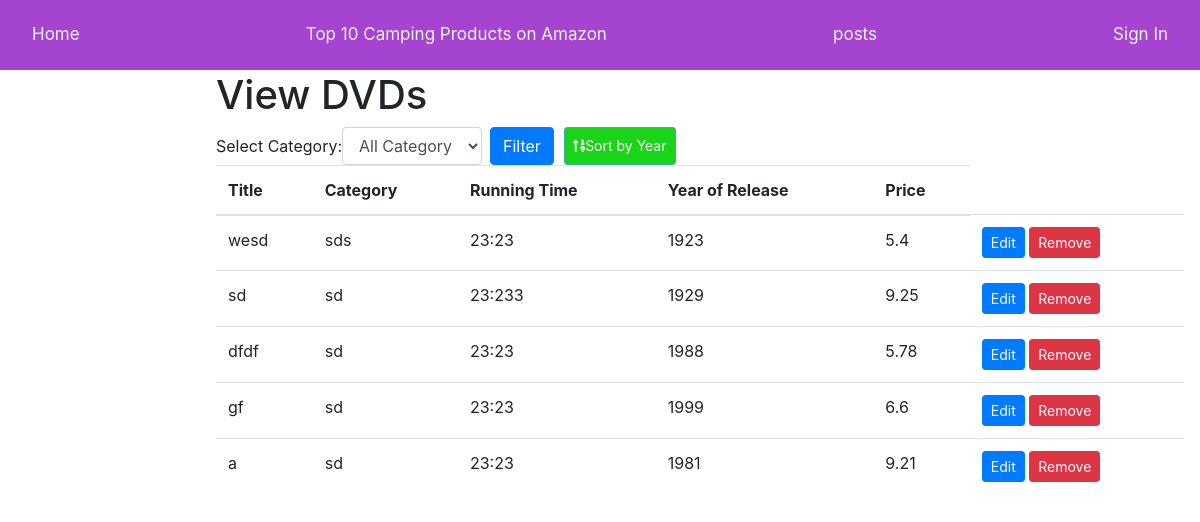
Before: /view-dvds with the older database file.
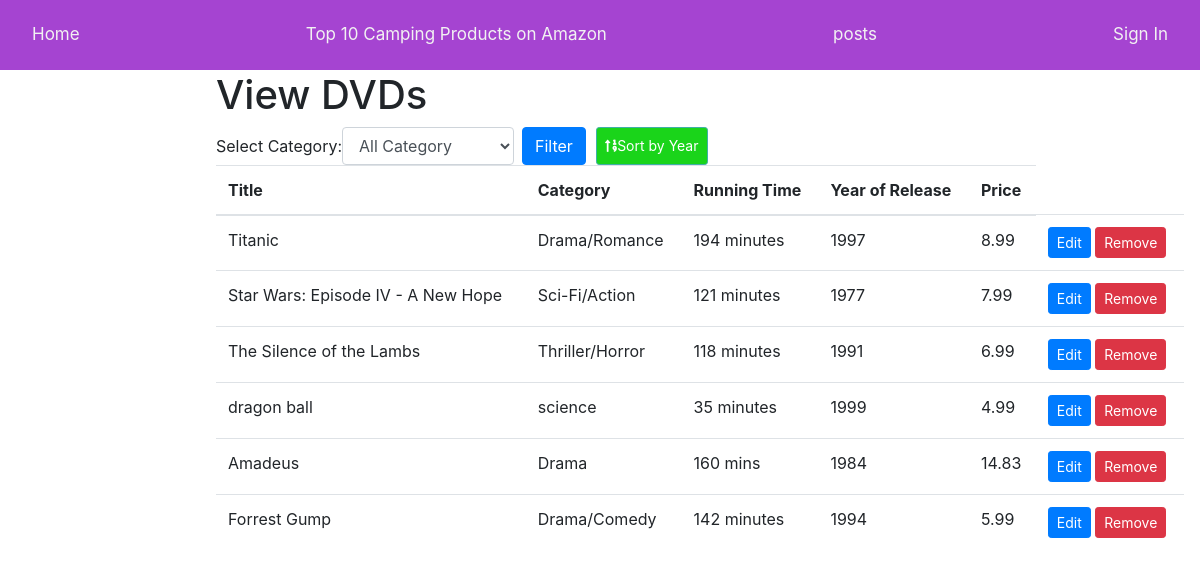
After: the same page with the newer database file.
### api/models.py (models this page shows)
class DVD(db.Model):
    id = db.Column(db.Integer, primary_key=True)
    title = db.Column(db.String(100), nullable=False)
    category = db.Column(db.String(50), nullable=False)
    running_time = db.Column(db.String(20), nullable=False)
    year = db.Column(db.Integer, nullable=False)
    price = db.Column(db.Float, nullable=False)
    __table_args__ = (
        CheckConstraint('id >= 1'),
        CheckConstraint('id <= 100'),
    )

### api/routes.py (the view, shortened to what this page needs)
@dvd.route('/view-dvds', methods=['GET', 'POST'])
def view_dvds():
    categories = set([dvd.category for dvd in DVD.query.all()])
    dvds = DVD.query.all()
    selected_category = None
    return render_template("view_dvds.html", user=current_user, dvds=dvds, categories=categories, selected_category=selected_category)

### api/templates/view_dvds.html (shortened to what this page needs)
{% extends "base.html" %}
{% block content %}
<link rel="stylesheet" href="https://cdnjs.cloudflare.com/ajax/libs/font-awesome/5.15.3/css/all.min.css">
<div class="viewdvds">
    <h1>View DVDs</h1>
    <form method="POST" class="form-inline">
        <div class="form-group mr-2">
          <label for="category-select">Select Category:  </label>
          <select class="form-control" id="category-select" name="category">
                <option value="" disabled selected hidden>All Category</option>
          </select>
        </div>
        <button type="submit" class="btn btn-primary">Filter</button>
        <button type="submit" name="sort_by_year" class="btn btn-sm btn-outline-dark float-right"><i class="fas fa-sort-numeric-up"></i>Sort by Year</button>
      </form>
    <table class="table">
        <thead>
            <tr>
                <th>Title</th>
                <th>Category</th>
                <th>Running Time</th>
                <th>Year of Release</th>
                <th>Price</th>
            </tr>
        </thead>
        <tbody>
            {% for dvd in dvds %}
                <tr>
                    <td>{{ dvd.title }}</td>
                    <td>{{ dvd.category }}</td>
                    <td>{{ dvd.running_time }}</td>
                    <td>{{ dvd.year }}</td>
                    <td>{{ dvd.price }}</td>
                    <td>
                        <a href="{{ url_for('dvd.edit_dvd', id=dvd.id) }}" class="btn btn-primary btn-sm">Edit</a>
                        <form method="POST" action="{{ url_for('dvd.remove_dvd', id=dvd.id) }}" method="POST" class="d-inline-block">
                          <button type="submit" class="btn btn-danger btn-sm" onclick="return confirm('Are you sure you want to remove this DVD?')">Remove</button>
                        </form>
                      </td>
                </tr>
            {% endfor %}
        </tbody>
    </table>
</div>
{% endblock %}

### api/templates/base.html (shortened to what this page needs)
<!DOCTYPE html>
<html>
<head>
    <link rel="stylesheet" href="https://stackpath.bootstrapcdn.com/bootstrap/4.3.1/css/bootstrap.min.css">
</head>
<body>
    <div class="navbar">
        {% if user.is_authenticated %}
        <a href="/">Home</a>
        <a href="/add-dvd">Top 10 Camping Products on Amazon</a>
        <a href="/add-product">add product</a>
        <a href="/create-post">create post</a>
        <a href="/view-dvds">DVDs list</a>
        <a href="/posts">posts</a>
        <a href="/view-products">Products list</a>
        <div class="right">
        <a href="/logout">Logout</a>
        </div>
        {% else %}
        <a href="/">Home</a>
        <a href="/top-10">Top 10 Camping Products on Amazon</a>
        <a href="/posts">posts</a>
        <div class="right">
            <a href="/login">Sign In</a>
        </div>
        {% endif %}
    </div>
    <div class="content">
        {% block content %}
        {% endblock %}
    </div>
</body>
</html>

### api/templates/base.html (style rules this page uses)
.navbar { background-color: #a544d1; overflow: hidden; width: 100%; }
.navbar a { float: left; color: #f2f2f2; text-align: center; padding: 14px 16px; text-decoration: none; font-size: 17px; }
.navbar .right { float: right; }
.navbar .right a { margin-left: 10px; }
.content { padding: 1px 16px; height: 1000px; }

### api/templates/view_dvds.html (style rules this page uses)
.viewdvds { margin-left: 200px; }
.btn-outline-dark { margin-left: 10px; height: 38.48px; width: 61.41; color: #ffffff; background-color: rgb(26, 212, 26); border-color: #3fafa6; }

Changed rows visible on the page:
removed DVD: title "wesd", category "sds", running_time "23:23", year "1923", price "5.4"
removed DVD: title "dfdf", category "sd", running_time "23:23", year "1988", price "5.78"
removed DVD: title "a", category "sd", running_time "23:23", year "1981", price "9.21"
changed DVD: title "sd" → "Titanic"; category "sd" → "Drama/Romance"; running_time "23:233" → "194 minutes"; year "1929" → "1997"; price "9.25" → "8.99"
changed DVD: title "gf" → "Star Wars: Episode IV - A New Hope"; category "sd" → "Sci-Fi/Action"; running_time "23:23" → "121 minutes"; year "1999" → "1977"; price "6.6" → "7.99"
added DVD: title "The Silence of the Lambs", category "Thriller/Horror", running_time "118 minutes", year "1991", price "6.99"
added DVD: title "dragon ball", category "science", running_time "35 minutes", year "1999", price "4.99"
added DVD: title "Amadeus", category "Drama", running_time "160 mins", year "1984", price "14.83"
added DVD: title "Forrest Gump", category "Drama/Comedy", running_time "142 minutes", year "1994", price "5.99"
